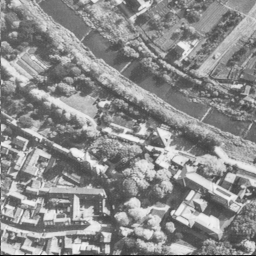
%> input picture lab/aerial.tiff, 256 x 256 px
$ octave ex1_1.m   (GNU Octave 9; MATLAB toolbox functions it lacks are replaced by stand-ins)
%> lines starting %> are read from the running program, lines starting %| are printed output that depends on the picture
I = imread('aerial.tiff');
%> I is the input picture: size 256x256 uint8; min 1, max 248, mean 140.5

%cover whole dynamic range [0 255]
I = imadjust(I);
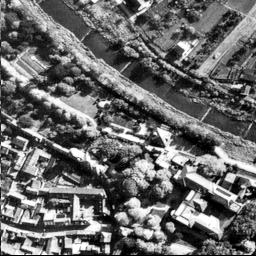
%> I: size 256x256 uint8; min 0, max 255, mean 106.3

%2D-DFT
cf1=fft(fft(I).').';
sz = ceil(size(cf1)/2);
%> sz = [128 128]
cf = cf1([sz(1)+1:end, 1:sz(1)], [sz(2)+1:end, 1:sz(2)]);

%abs(cf) ==> πλατος του FFT
cfnormal=mat2gray(log(1+abs(cf)));
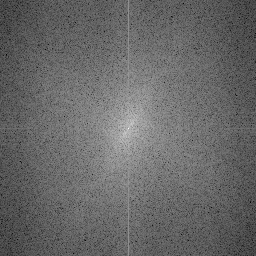
%> cfnormal: size 256x256 double; min 0, max 1, mean 0.408
cfnormal1=mat2gray(abs(cf));

subplot(3,2,1), imshow(I), title('Original Image');
subplot(3,2,2), imshow(cfnormal1), title('Γραμμική απεικόνιση πλάτους DFT');
subplot(3,2,3), imshow(cfnormal), title('Λογαριθμική απεικόνιση πλάτους DFT');

%Low pass filtering
[x,y]=meshgrid(-128:127,-128:127);
z=sqrt(x.^2+y.^2);
c=(z<15);
cF=cf.*c;

%Inverse 2D-DFT
IcF=(fft(fft(cF).').')';

subplot(3,2,4);imshow(mat2gray(log(1+abs(cf1)))), title('DFT της εικόνας');
%> after `imshow(mat2gray(log(1+abs(cf1))))`:
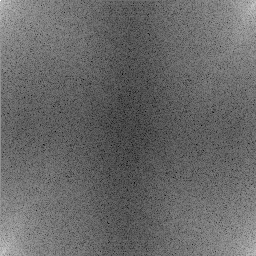
%> displayed picture: size 256x256, on the screen's scale of 0 to 255; min 0, max 255, mean 104.2
subplot(3,2,5);imshow(mat2gray(log(1+abs(cF)))), title('Lowpass filtering');
%> after `imshow(mat2gray(log(1+abs(cF))))`:
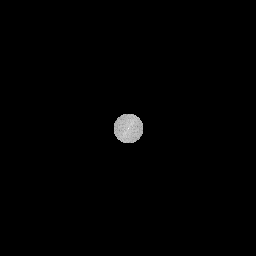
%> displayed picture: size 256x256, on the screen's scale of 0 to 255; min 0, max 255, mean 1.9
subplot(3,2,6); imshow(mat2gray(abs(IcF))), title('Filtered Image');
%> after `imshow(mat2gray(abs(IcF)))`:
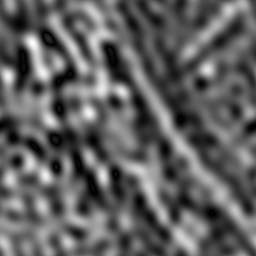
%> displayed picture: size 256x256, on the screen's scale of 0 to 255; min 0, max 255, mean 96.6

$ run again, with lab/clock.tiff copied over lab/aerial.tiff
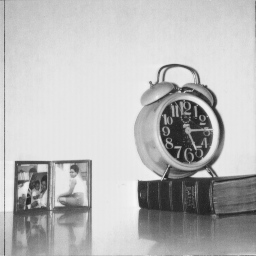
%> input picture lab/clock.tiff, 256 x 256 px
%> I is the input picture: size 256x256 uint8; min 32, max 246, mean 186
%> `cfnormal=mat2gray(log(1+abs(cf)));`:
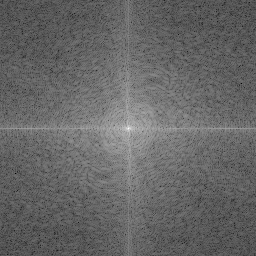
%> cfnormal: size 256x256 double; min 0, max 1, mean 0.403
%> `imshow(mat2gray(abs(IcF)))`:
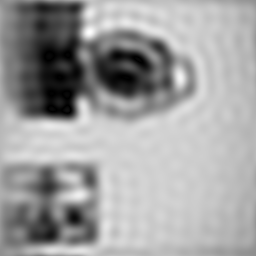
%> displayed picture: size 256x256, on the screen's scale of 0 to 255; min 0, max 255, mean 159.5
